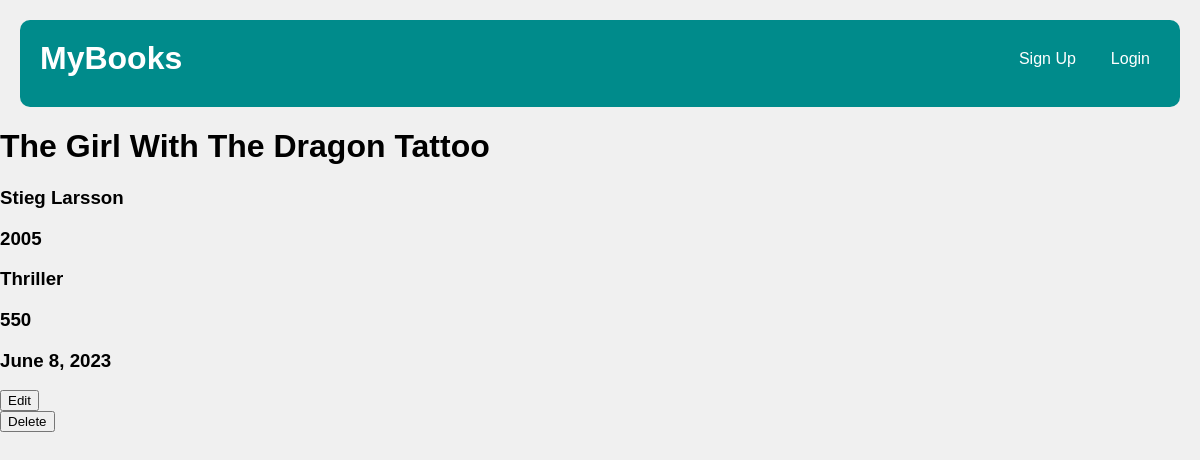
Page /2/ on the committed database.
### books/models.py (models this page shows, shortened)
class Book(models.Model):
    user_name = models.ForeignKey(User, on_delete=models.CASCADE, default=1, related_name='books')
    book_name = models.CharField(max_length=225)
    author_name = models.CharField(max_length=225)
    book_genre = models.CharField(max_length=225)
    book_year = models.IntegerField()
    book_cover = models.CharField(max_length=500, default="https://bookstoreromanceday.org/wp-content/uploads/2020/08/book-cover-placeholder.png")
    page_number = models.IntegerField()
    finished_date = models.DateField(null=True)

### books/views.py (the view)
# urls.py: path('<int:pk>/', views.BookDetailsView.as_view(), name='details'),
class BookDetailsView(DetailView):
    model = Book
    template_name = 'books/details.html'

### books/templates/books/details.html (shortened to what this page needs)
{% extends "books/base.html" %}
{% block body %}
<h1>{{book.book_name}}</h1>
<h3> {{book.author_name}}</h3>
<h3> {{book.book_year}}</h3>
<h3> {{book.book_genre}}</h3>
<h3> {{book.page_number}}</h3>
<h3> {{book.finished_date}}</h3>
<button onclick="window.location.href='{% url "update" book.id %}'">Edit</button>
<form action='{% url "deleting" book.id %}' method="POST">
    <button type="submit" >Delete</button>
</form>
{% endblock body %}

### books/static/books/home.css (style rules this page uses)
body { font-family: Arial, sans-serif; background-color: #f0f0f0; margin: 0; padding: 0; background-image: url("books/images/books_background.png"); background-size: cover; background-position: center; background-attachment: fixed; }

### rows in the picture
Book: book_name "The Girl With The Dragon Tattoo", author_name "Stieg Larsson", book_year "2005", book_genre "Thriller", page_number "550", finished_date "June 8, 2023"
